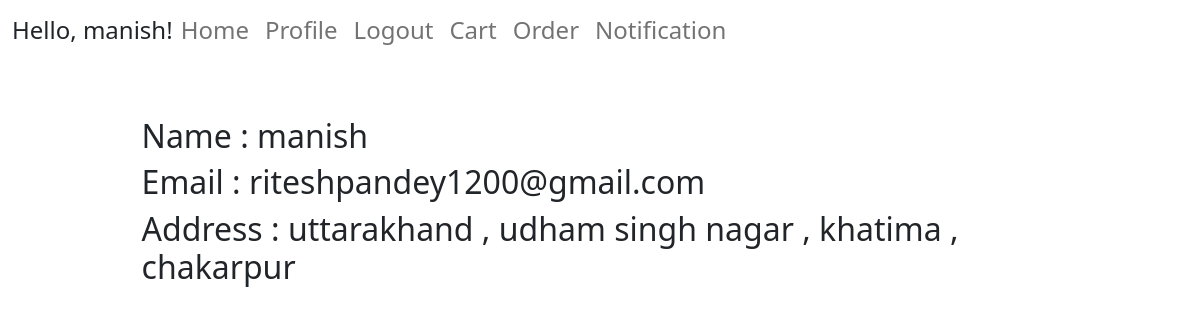
Before: /profile (signed in) with the older database file.
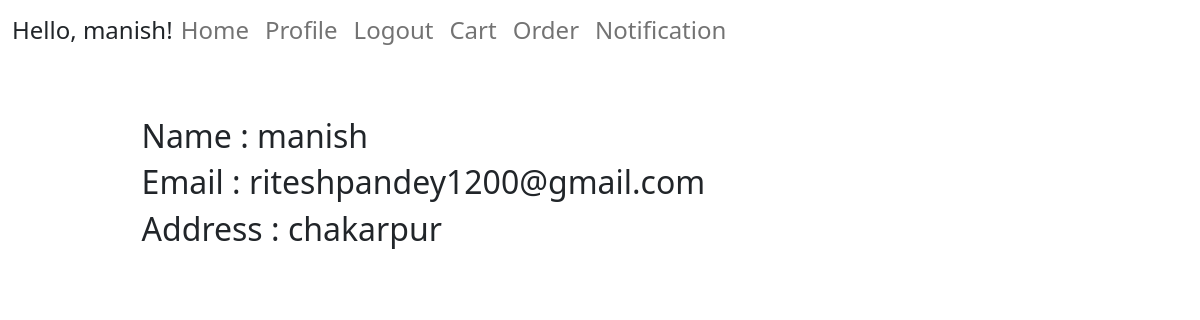
After: the same page with the newer database file.
### user/models.py (models this page shows, shortened)
class Profile(models.Model):
    user = models.OneToOneField(User , on_delete=models.CASCADE)
    auth_token = models.CharField(max_length=100 )
    is_verified = models.BooleanField(default=False)
    created_at = models.DateTimeField(auto_now_add=True)
    address = models.TextField(default = None)

### user/views.py (the view)
# urls.py: path('profile' , views.profile , name = 'profile'),
@login_required(login_url='/login')
def profile(req):
    user_obj = req.user
    profile_obj = Profile.objects.filter(user = user_obj).first()
    if profile_obj is None:
        return redirect('/login')
    return render(req, 'user/profile.html' , {'profile':profile_obj})

### user/templates/user/profile.html (shortened to what this page needs)
{% extends 'user/base.html' %}
{% block content %}
<html>
    <head>
    </head>
    <body>
        <br>
        <div class="container center_div">
            <h2>Name : {{profile.user.username}}<h2>
            <h2>Email : {{profile.user.email}}<h2>
            <h2>Address : {{profile.address}}<h2>
    </div>
    </body>
{% endblock %}

Changed rows visible on the page:
changed Profile "manish": address "uttarakhand , udham singh nagar , khatima , chakarpur" → "chakarpur"
